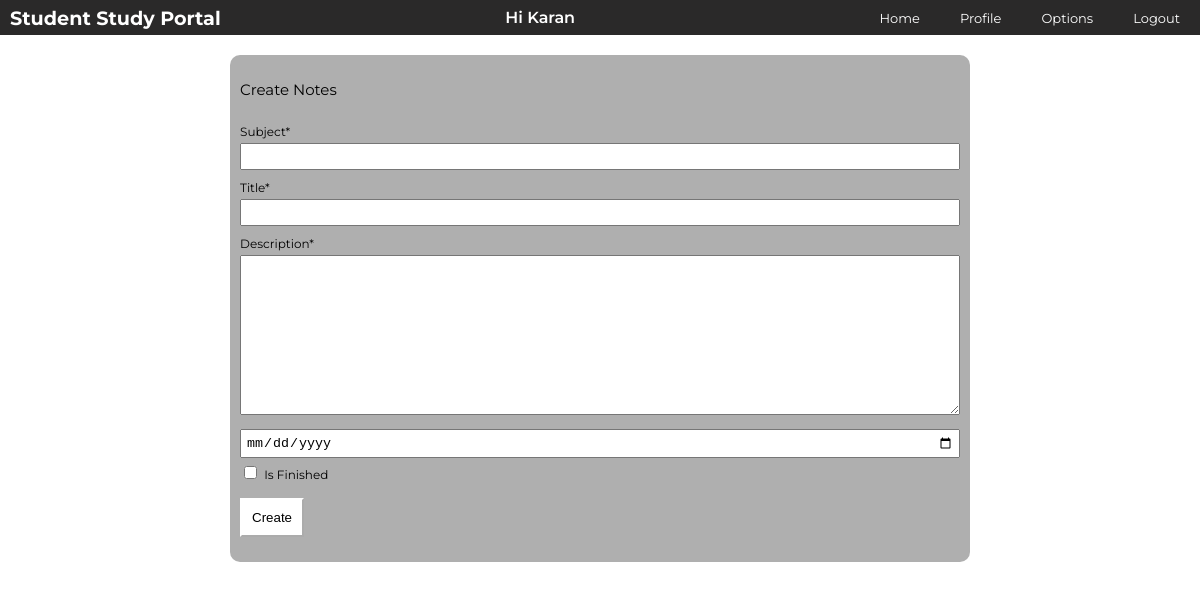
The page /dashboard/homework (signed in) on the database as committed earlier.
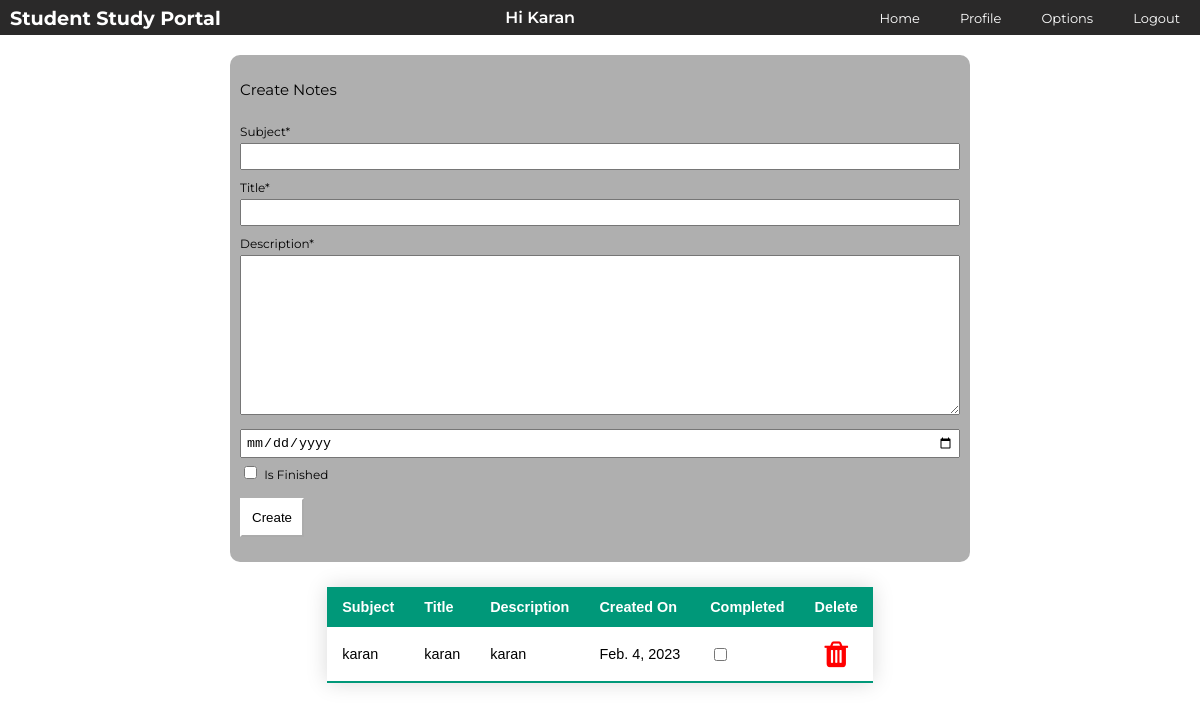
The same page on the database as committed later.
### dashboard/models.py (models this page shows, shortened)
class Homework(models.Model):
    user = models.ForeignKey(User,default=None,on_delete=models.CASCADE,null=True, blank=True)
    subject = models.CharField(max_length=50)
    title = models.CharField(max_length=50)
    description = models.CharField(max_length=600)
    homework_date = models.DateField(auto_now_add=False,auto_now=False,blank=True,default=datetime.now().date())
    finish = models.BooleanField(default=False)
    class Meta:
        verbose_name_plural = 'Homework'

### dashboard/views.py (the view, shortened to what this page needs)
# urls.py: path('/homework',views.homework,name='homework_page'),
def homework(request):
    homeworks = Homework.objects.filter(user=request.user)
    return render(request,'dashboard/homework.html',{'homework': homeworks})

### dashboard/templates/dashboard/homework.html (shortened to what this page needs)
{% extends 'dashboard/base.html' %}
{% load static %}
{% block content %}
<section class="work-section">
    <div class="work-main">
        <form action="" method="post">{% csrf_token %}
            <div class="form-control">
                <p style="font-size: 15px;">Create Notes</p>
                <label for="title-work">Subject*</label>
                <input type="text" name="subject" id="title-work" required>
                <label for="title-work">Title*</label>
                <input type="text" name="title" id="title-work" required>
                <label for="description-work">Description*</label>
                <textarea class="text-area-notes" name="description" id="description-work" cols="20" rows="10"></textarea>
                <input type="date" name="duedate" id="duedate" required>
                <div class="checkbox-div">
                    <input type="checkbox" name="finished" id="finished">
                    <label for="finished">Is Finished</label>
                </div>
                <button type="submit">Create</button>
            </div>
        </form>
    </div>
    <div>
        <table class="styled-table">
            {% if homework|length  > 0%}
            <thead>
                <th>Subject</th>
                <th>Title</th>
                <th>Description</th>
                <th>Created On</th>
                <th>Completed</th>
                <th>Delete</th>
            </thead>
            {% else %}
            <thead></thead>
            {% endif %}
            <tbody>
                {% for note in homework %}
                {% if forloop.counter|divisibleby:2 %}
                <tr class="active-row">
                    <td>{{note.subject}}</td>
                    <td>{{note.title}}</td>
                    <td>
                        {{note.description}}
                    </td>
                    <td>{{note.homework_date}}</td>
                    {% if note.finish == True %}
                    <td><input type="checkbox" checked onchange="((e) => {
                        handleChange(e,{{note.id}})
                    })(this)"></td>
                    {% else %}
                    <td><input type="checkbox" onchange="((e) => {
                        handleChange(e,{{note.id}})
                    })(this)"></td>
                    {% endif %}
                    <td><a href="{% url 'homework_delete' note.id %}">
                        <i style="font-size: 30px;
                        color: red; cursor: pointer;" class="fa fa-trash" aria-hidden="true"></i>
                    </a></td>
                </tr>
                {% else %}
                <tr>
                    <td>{{note.subject}}</td>
                    <td>{{note.title}}</td>
                    <td>
                        {{note.description}}
                    </td>
                    <td>{{note.homework_date}}</td>
                    {% if note.finish == True %}
                    <td><input type="checkbox" checked onchange="((e) => {
                        handleChange(e,{{note.id}})
                    })(this)"></td>
                    {% else %}
                    <td><input type="checkbox" onchange="((e) => {
                        handleChange(e,{{note.id}})
                    })(this)"></td>
                    {% endif %}
                    <td><a href="{% url 'homework_delete' note.id %}">
                        <i style="font-size: 30px;
                        color: red; cursor: pointer;" class="fa fa-trash" aria-hidden="true"></i>
                    </a></td>
                </tr>
                {% endif %}
                {% endfor %}
            </tbody>
        </table>
    </div>
</section>
{% endblock content %}

### dashboard/templates/dashboard/base.html (shortened to what this page needs)
<!DOCTYPE html>
{% load static %}
<html lang="en">
<head>
    <link rel="stylesheet" href="{% static 'css/base.css' %}">
    <link rel="stylesheet" href="{% static 'css/home.css' %}">
    <link rel="stylesheet" href="https://cdnjs.cloudflare.com/ajax/libs/font-awesome/4.7.0/css/font-awesome.min.css">
</head>
<body>
    <header>
        <div class="header-style">
            <p class="first-head">
                <a href="#">Student Study Portal</a>
            </p>
            <div>
                <p style="color: white; font-weight: 600;">Hi {{request.user | capfirst}}</p>
            </div>
            <div class="second-head">
                <div style="position: relative;">
                    <a style="display: block; width:100%; height:100%;" href="/dashboard">Home</a>
                </div>
                <div>
                    <a href="#">Profile</a>
                </div>
                <div class="options-container" style="position: relative;">
                    <a href="#">Options</a>
                </div>
                <div>
                    <a href="{% url 'logout' %}">Logout</a>
                </div>
            </div>
        </div>
    </header>
    <main>
        {% block content %}
        {% endblock content %}
    </main>
</body>
</html>

### static/css/base.css (style rules this page uses)
body { padding: 0%; margin: 0%; font-family: Montserrat,monospace,system-ui; }
.first-head { font-size: larger; color: white; font-weight: bolder; margin-left: 10px; }
.header-style { display: flex; flex-direction: row; justify-content: space-between; align-items: center; background-color: rgb(42, 41, 41); height: 35px; }
.second-head { display: flex; flex-direction: row; justify-content: space-evenly; align-items: center; }
.second-head div { margin: 0px 10px; padding: 10px; }
.second-head div a { font-size: small; }

### static/css/home.css (style rules this page uses)
a { text-decoration: none; color: white; }
.work-section { display: flex; flex-direction: column; justify-content: center; align-items: center; width: 100%; }
.work-main { width: 60%; background-color: rgb(175, 175, 175); margin-top: 20px; border-radius: 10px; padding: 10px; }
.work-main label { font-size: 12px; }
.form-control { display: flex; flex-direction: column; justify-content: space-between; align-items: flex-start; }
.form-control label { margin-top: 10px; margin-bottom: 4px; }
.form-control input[type=date], .form-control input[type=text] { padding: 4px; width: -webkit-fill-available; }
.form-control textarea { padding: 4px; width: -webkit-fill-available; }
.form-control button { padding: 10px; background-color: white; margin: 15px 0px; border-color: white; cursor: pointer; }
.checkbox-div { margin-top: 5px; }
.styled-table { border-collapse: collapse; margin: 25px 0; font-size: 0.9em; font-family: sans-serif; min-width: 400px; box-shadow: 0 0 20px rgba(0, 0, 0, 0.15); }
.styled-table th, .styled-table td { padding: 12px 15px; }
.styled-table tbody tr { border-bottom: 1px solid #dddddd; }
.styled-table tbody tr:last-of-type { border-bottom: 2px solid #009879; }
tbody tr td { max-width: 200px; white-space: nowrap; text-overflow: ellipsis; overflow: hidden; }
tbody tr td:last-child { text-align: center; }

Rows that differ between the two databases and show on the page:
added Homework: subject "karan", title "karan", description "karan", homework_date "Feb. 4, 2023"
Other text that changed with them:
text now shown: "Subject Title Description Created On Completed Delete"
